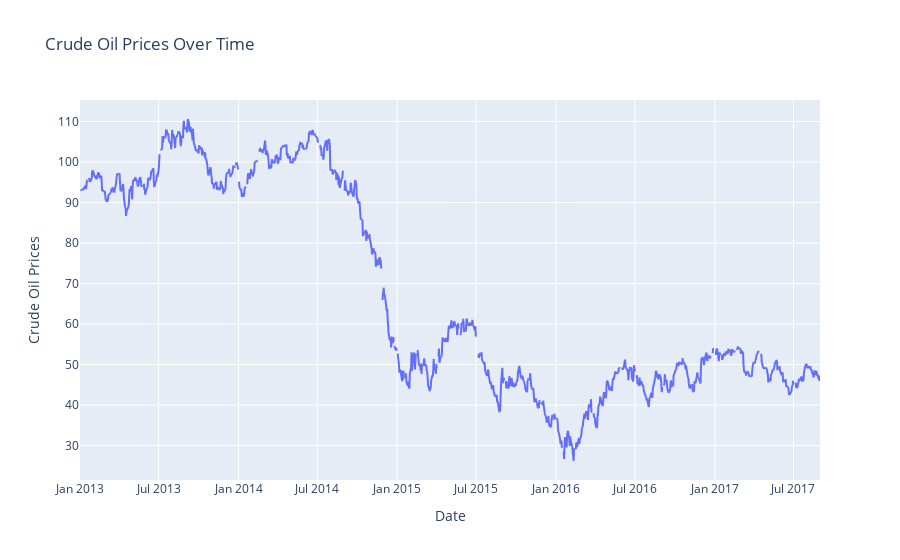

Notebook code cell kept with this figure:
### Markdown cell above
#### All the datasets have no missing values except the oil dataset which has 43 missing values. Visualization is needed to knw exactly where the missing values are

### Code cell
# Visualise oil prices over time
fig = px.line(oil_df, x='date', y='dcoilwtico', title='Crude Oil Prices Over Time')
fig.update_xaxes(title_text='Date')
fig.update_yaxes(title_text='Crude Oil Prices')
fig.show()

### Figure 1 — Plotly figure (JSON) as saved in the notebook; plotly's stock layout.template omitted (floating-point values rounded to 4 significant figures; data arrays with more than 128 entries replaced by an {"elided": "..."} marker saying what was removed)
{"data": [{"hovertemplate": "date=%{x}<br>dcoilwtico=%{y}<extra></extra>", "legendgroup": "", "line": {"color": "#636efa", "dash": "solid"}, "marker": {"symbol": "circle"}, "mode": "lines", "name": "", "showlegend": false, "type": "scattergl", "x": {"elided": "1218 str values"}, "xaxis": "x", "y": {"elided": "1218 float values"}, "yaxis": "y"}], "layout": {"legend": {"tracegroupgap": 0}, "title": {"text": "Crude Oil Prices Over Time"}, "xaxis": {"anchor": "y", "domain": [0, 1], "title": {"text": "Date"}}, "yaxis": {"anchor": "x", "domain": [0, 1], "title": {"text": "Crude Oil Prices"}}}}
